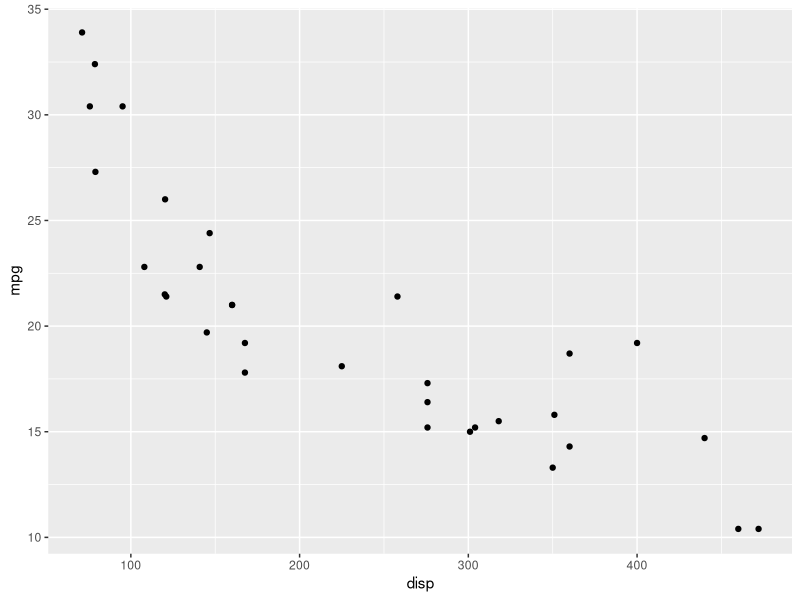
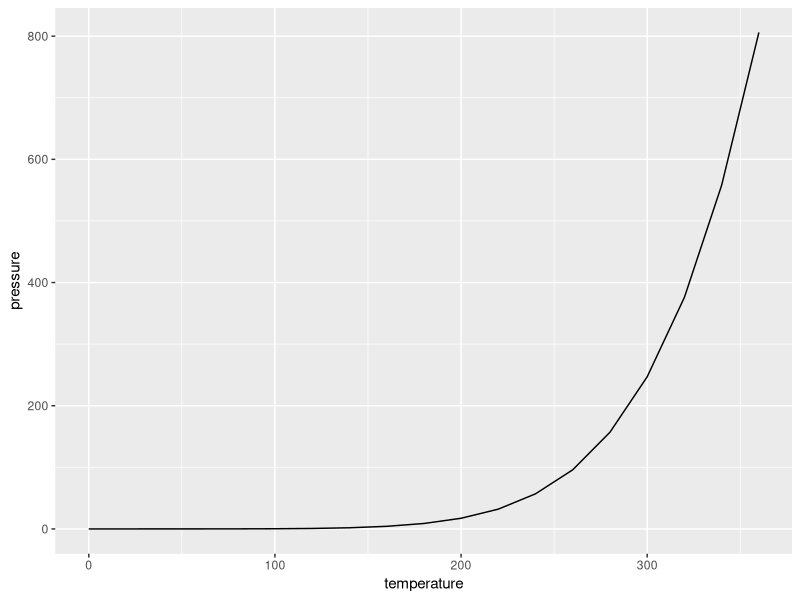
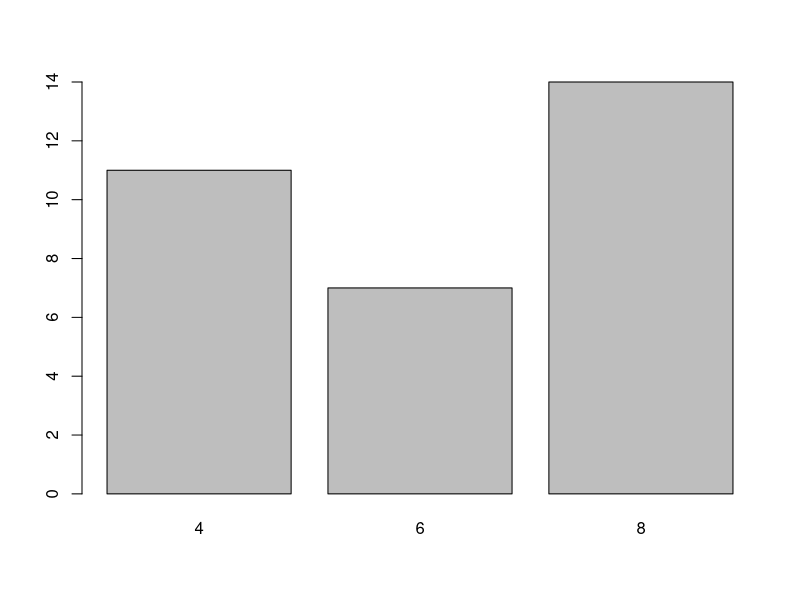
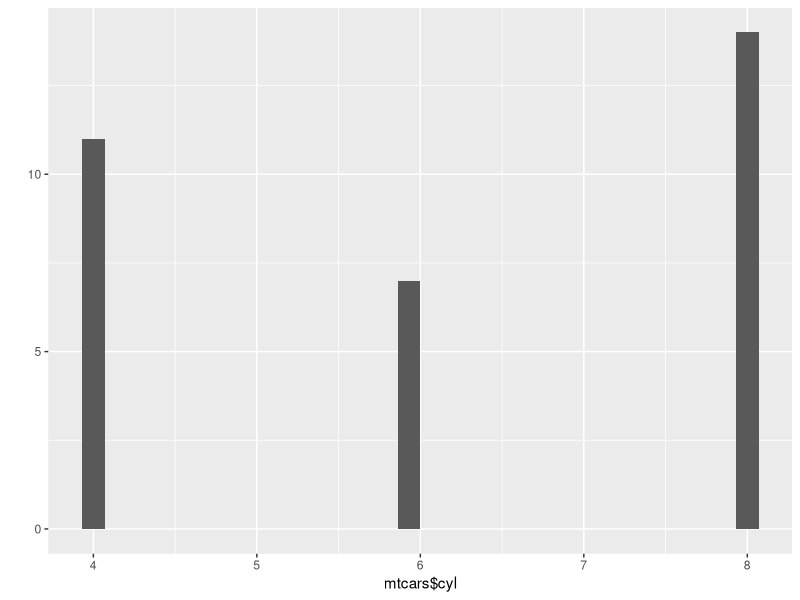
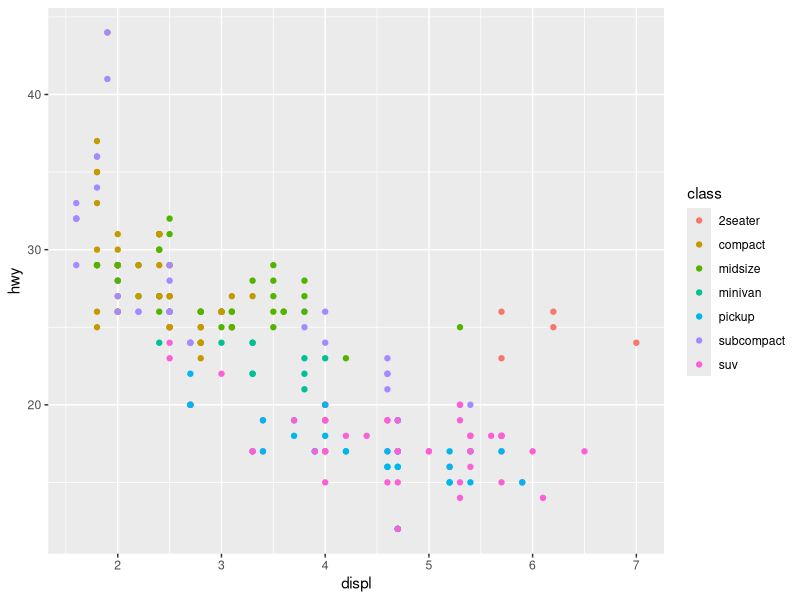
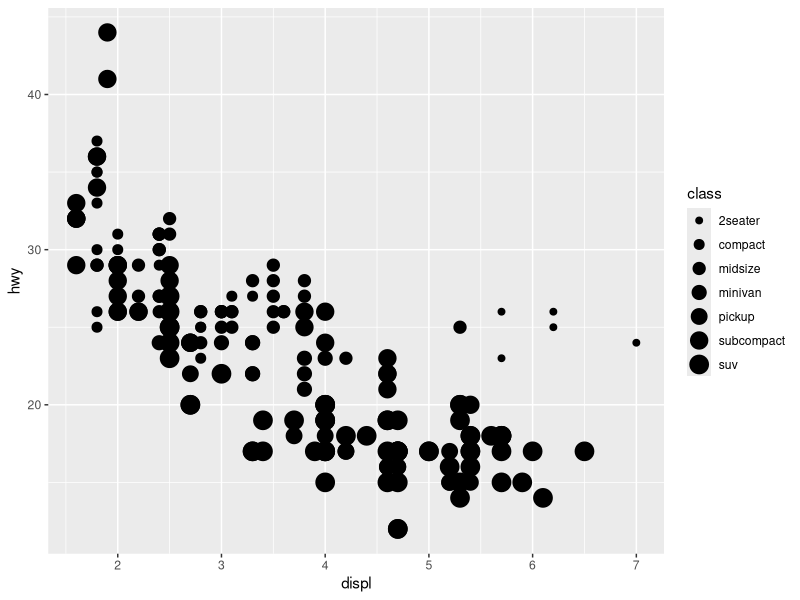
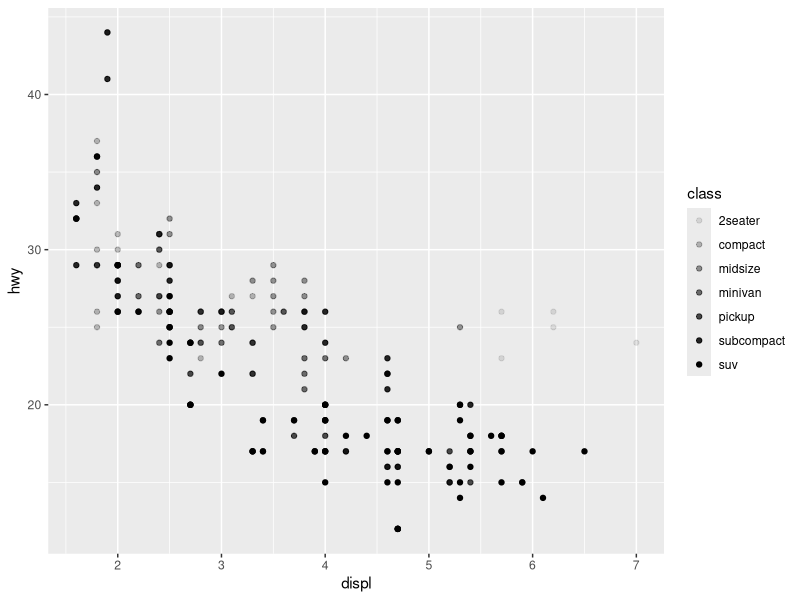
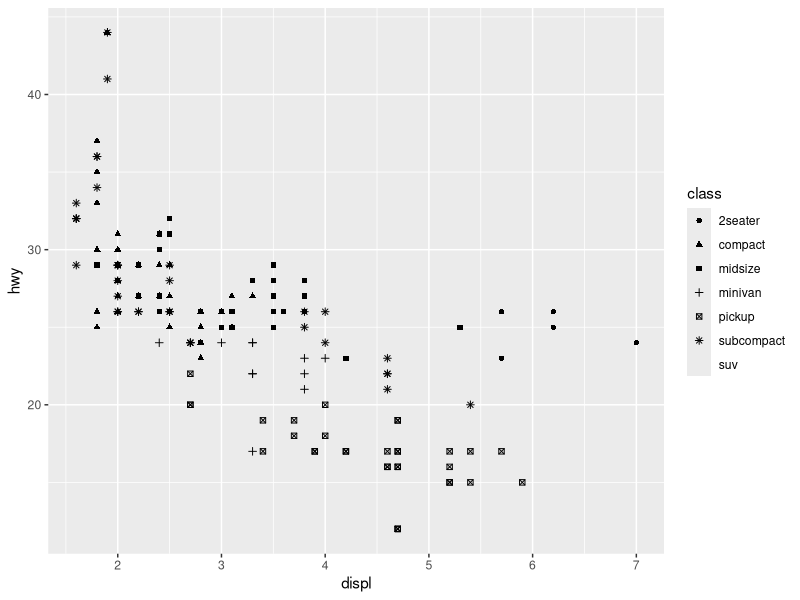

These figures' R source, in order:
library(ggplot2)
?qplot

data()
mtcars
diamonds

ggplot(mtcars, aes(x = disp, y = mpg)) +
    geom_point()
mtcars
ggplot(pressure, aes(x = temperature, y = pressure)) +
    geom_line()

# Visualizing statistics on cilinders
cylcount <- table(mtcars$cyl)
barplot(cylcount)
# or
qplot(mtcars$cyl)

# Some other examples of aesthetics usage:
ggplot(data = mpg) +
    geom_point(mapping = aes(x = displ, y = hwy, color = class))
ggplot(data = mpg) +
    geom_point(mapping = aes(x = displ, y = hwy, size = class))
ggplot(data = mpg) +
    geom_point(mapping = aes(x = displ, y = hwy, alpha = class))
ggplot(data = mpg) +
    geom_point(mapping = aes(x = displ, y = hwy, shape = class))
ggplot(data = mpg) +
    geom_point(mapping = aes(x = displ, y = hwy), color = "blue")

# Plotting facets
ggplot(data = mpg) +
    geom_point(mapping = aes(x = displ, y = hwy)) +
    facet_wrap(~class, nrow = 2)
ggplot(data = mpg) +
    geom_point(mapping = aes(x = displ, y = hwy)) +
    facet_grid(drv ~ cyl)

# Geoms
ggplot(data = mpg) +
    geom_point(mapping = aes(x = displ, y = hwy))
ggplot(data = mpg) +
    geom_smooth(mapping = aes(x = displ, y = hwy))
ggplot(data = mpg) +
    geom_smooth(mapping = aes(x = displ, y = hwy, linetype = drv))
ggplot(data = mpg) +
    geom_smooth(
        mapping = aes(x = displ, y = hwy, color = drv),
        show.legend = FALSE
    )
ggplot(data = mpg) +
    geom_point(mapping = aes(x = displ, y = hwy)) +
    geom_smooth(mapping = aes(x = displ, y = hwy))
